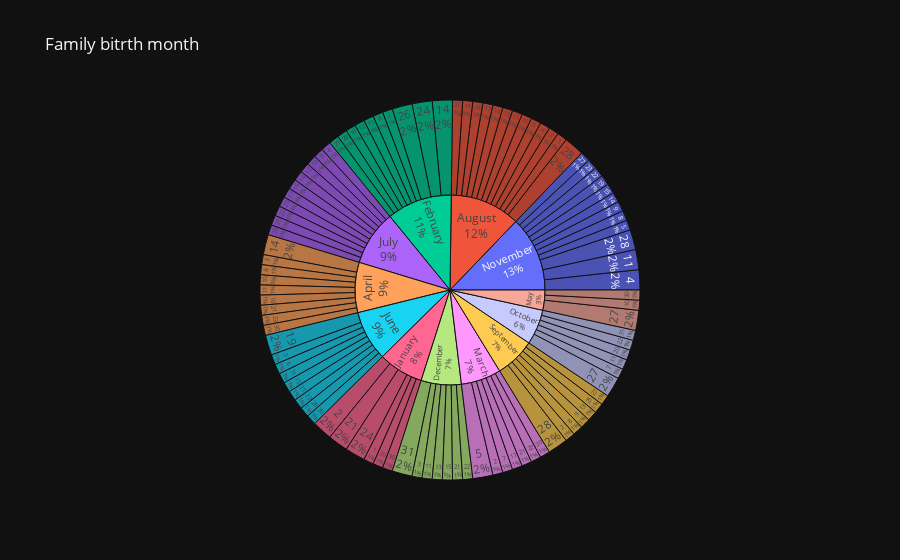

The code cell stored with this chart in its notebook:
### Code cell
dtf3 = (
    (
        dtf[["BirthMonth", "BirthDay"]]
        .groupby(["BirthMonth", "BirthDay"])
        .size()
        .to_frame("Count")
        .sort_values("Count", ascending=False)
    )
    .reset_index(drop=False)
    .replace("", "Unknown")
)

fig = sunburst(
    dtf3,
    path=["BirthMonth", "BirthDay"],
    values="Count",
    title="Family bitrth month",
)
fig.update_traces(textinfo="label+percent entry")
fig.write_html("BirthMonthSunburst.html")
fig

### Figure 1 — Plotly figure (JSON) as saved in the notebook; plotly's stock layout.template omitted (floating-point values rounded to 4 significant figures)
{"data": [{"branchvalues": "total", "domain": {"x": [0, 1], "y": [0, 1]}, "hovertemplate": "labels=%{label}<br>Count=%{value}<br>parent=%{parent}<br>id=%{id}<extra></extra>", "ids": ["August/1", "January/1", "August/2", "February/2", "January/2", "March/2", "September/2", "April/3", "December/3", "June/3", "August/4", "July/4", "November/4", "March/5", "November/5", "June/6", "March/7", "October/7", "April/8", "February/8", "November/8", "September/8", "August/9", "July/9", "November/9", "September/9", "April/10", "August/10", "July/10", "May/10", "April/11", "August/11", "December/11", "February/11", "June/11", "November/11", "October/11", "August/12", "February/12", "July/12", "December/13", "September/13", "April/14", "August/14", "February/14", "July/14", "November/14", "December/15", "June/15", "November/15", "April/16", "July/16", "August/17", "July/17", "March/17", "August/18", "February/18", "August/19", "June/19", "November/19", "July/20", "October/20", "April/21", "December/21", "January/21", "June/21", "March/21", "December/22", "July/22", "March/22", "November/22", "October/22", "April/23", "June/23", "November/23", "February/24", "January/24", "July/25", "September/25", "February/26", "January/26", "August/27", "May/27", "November/27", "October/27", "September/27", "August/28", "February/28", "July/28", "June/28", "November/28", "September/28", "February/29", "April/30", "January/30", "June/30", "March/30", "May/30", "December/31", "October/31", "April", "August", "December", "February", "January", "July", "June", "March", "May", "November", "October", "September"], "labels": ["1", "1", "2", "2", "2", "2", "2", "3", "3", "3", "4", "4", "4", "5", "5", "6", "7", "7", "8", "8", "8", "8", "9", "9", "9", "9", "10", "10", "10", "10", "11", "11", "11", "11", "11", "11", "11", "12", "12", "12", "13", "13", "14", "14", "14", "14", "14", "15", "15", "15", "16", "16", "17", "17", "17", "18", "18", "19", "19", "19", "20", "20", "21", "21", "21", "21", "21", "22", "22", "22", "22", "22", "23", "23", "23", "24", "24", "25", "25", "26", "26", "27", "27", "27", "27", "27", "28", "28", "28", "28", "28", "28", "29", "30", "30", "30", "30", "30", "31", "31", "April", "August", "December", "February", "January", "July", "June", "March", "May", "November", "October", "September"], "name": "", "parents": ["August", "January", "August", "February", "January", "March", "September", "April", "December", "June", "August", "July", "November", "March", "November", "June", "March", "October", "April", "February", "November", "September", "August", "July", "November", "September", "April", "August", "July", "May", "April", "August", "December", "February", "June", "November", "October", "August", "February", "July", "December", "September", "April", "August", "February", "July", "November", "December", "June", "November", "April", "July", "August", "July", "March", "August", "February", "August", "June", "November", "July", "October", "April", "December", "January", "June", "March", "December", "July", "March", "November", "October", "April", "June", "November", "February", "January", "July", "September", "February", "January", "August", "May", "November", "October", "September", "August", "February", "July", "June", "November", "September", "February", "April", "January", "June", "March", "May", "December", "October", "", "", "", "", "", "", "", "", "", "", "", ""], "textinfo": "label+percent entry", "type": "sunburst", "values": [1, 1, 1, 1, 2, 1, 1, 1, 1, 1, 1, 1, 2, 2, 1, 1, 1, 1, 1, 1, 1, 1, 1, 1, 1, 1, 1, 1, 1, 1, 1, 1, 1, 1, 1, 2, 1, 1, 1, 1, 1, 1, 2, 1, 2, 1, 1, 1, 1, 1, 1, 1, 1, 1, 1, 1, 1, 1, 2, 1, 1, 1, 1, 1, 2, 1, 1, 1, 1, 1, 1, 1, 1, 1, 1, 2, 2, 1, 1, 2, 1, 1, 2, 1, 2, 1, 2, 1, 1, 1, 2, 2, 1, 1, 1, 1, 1, 1, 2, 1, 10, 14, 8, 13, 9, 11, 10, 8, 4, 15, 7, 8]}], "layout": {"legend": {"tracegroupgap": 0}, "title": {"text": "Family bitrth month"}}}
